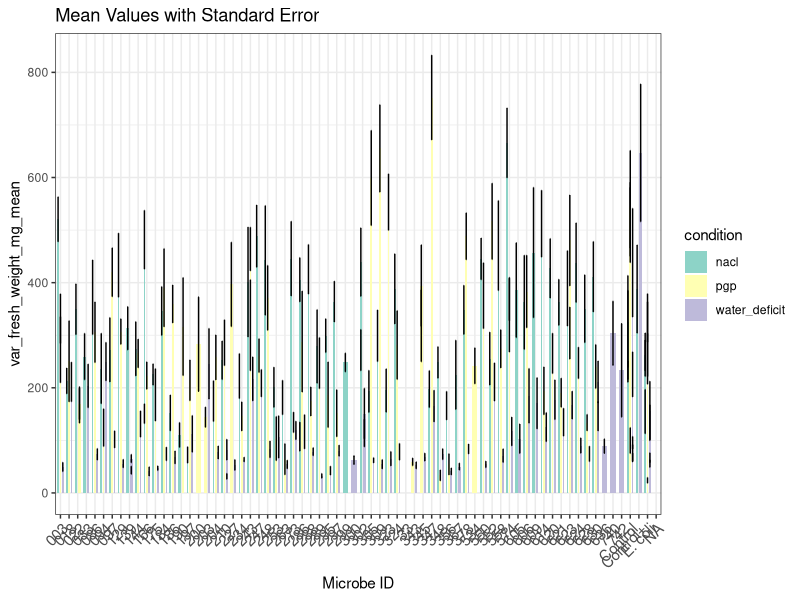
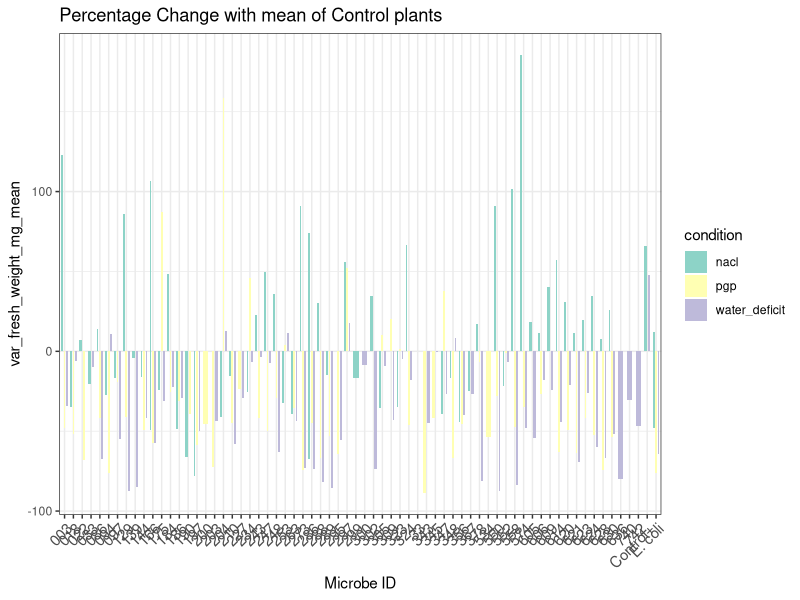
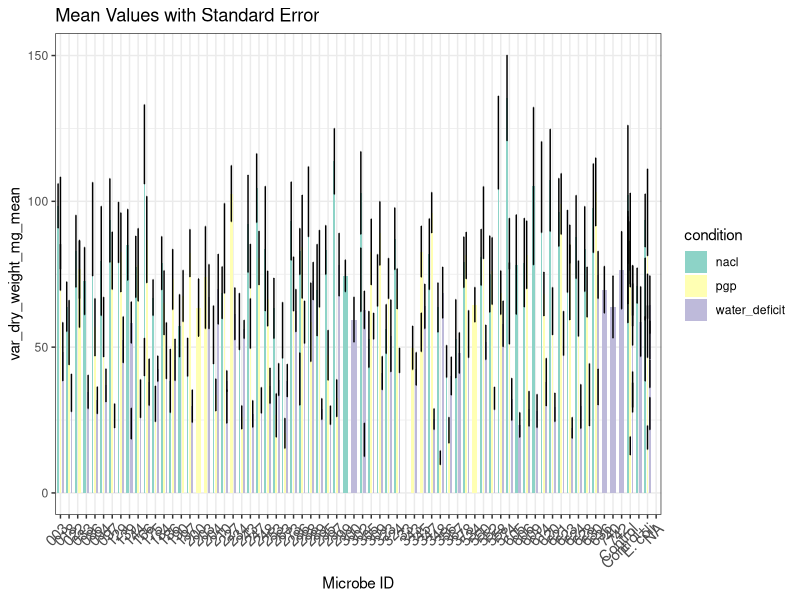
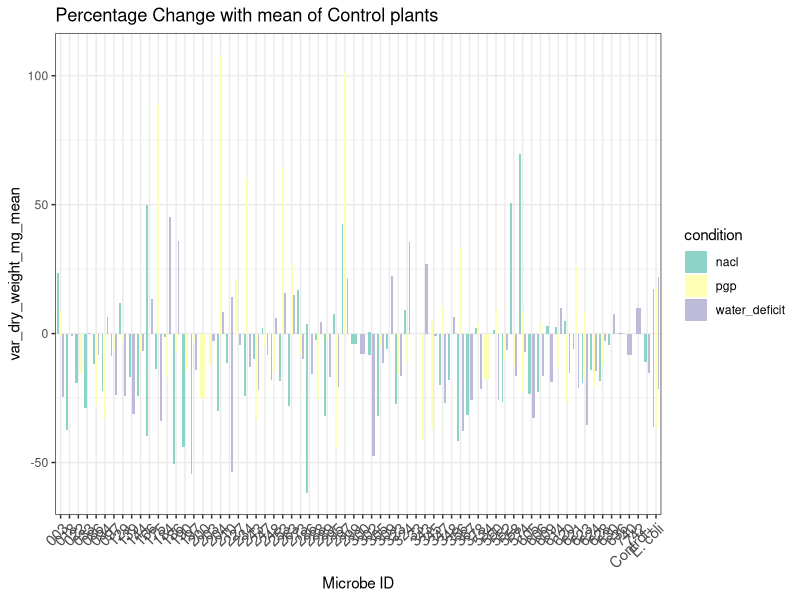
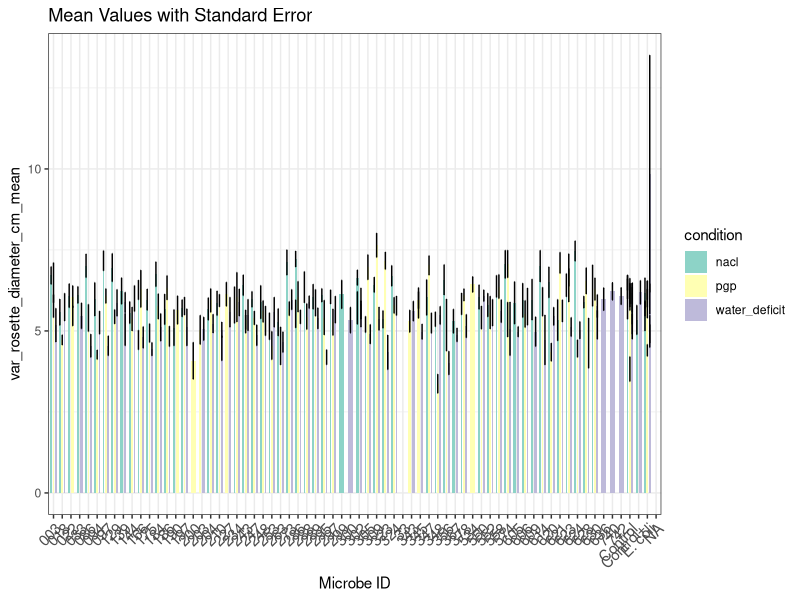
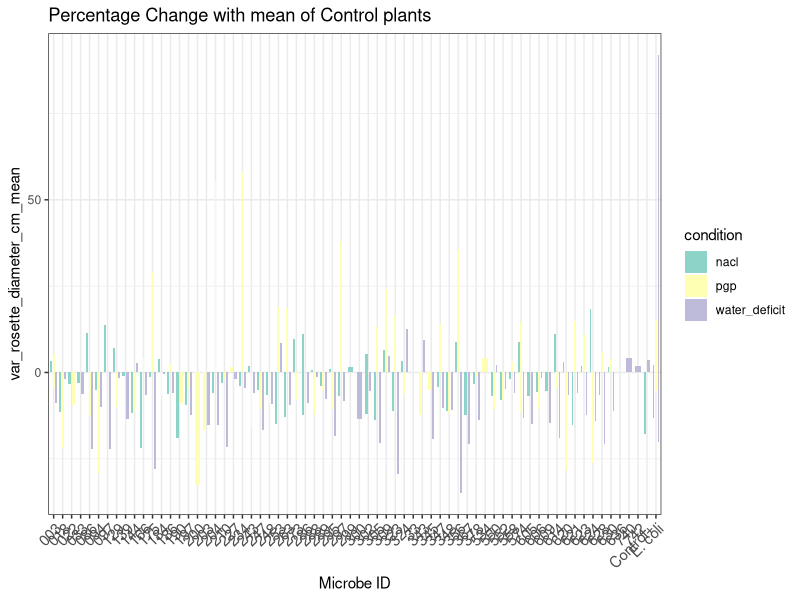
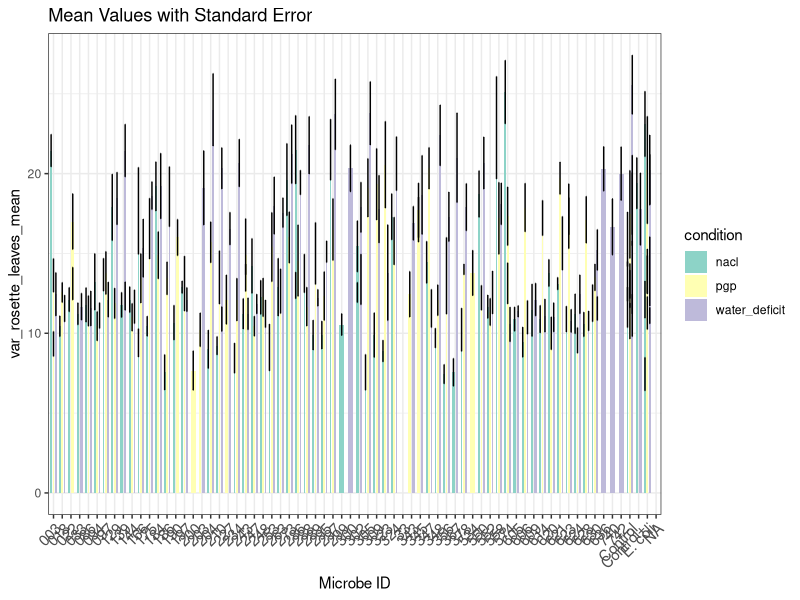
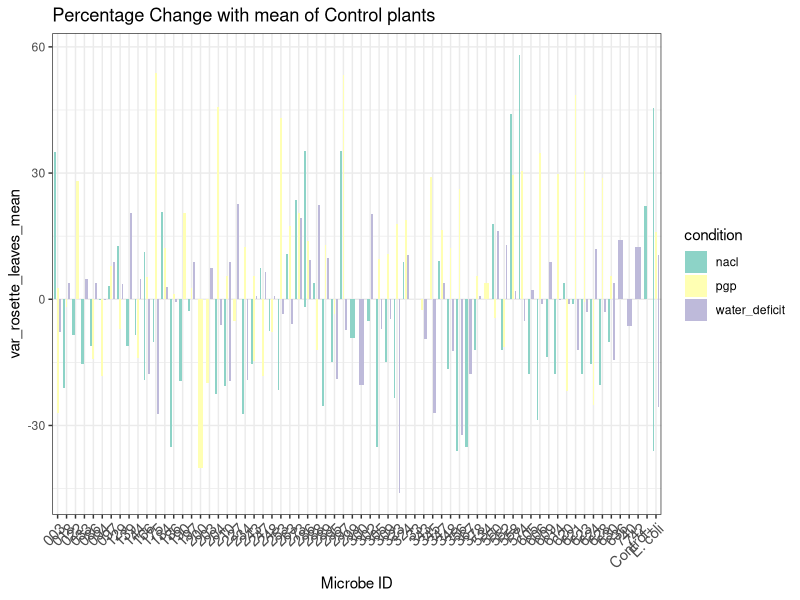

Here is the R script that generated these plots, in order: (Note: this script raises an error after producing the figures.)
#!/usr/bin/env Rscript
## Script name: biosolutions_analysis.R
##
## Purpose of script: 
## Data summary and statistics of biosolutions project experiments.
## There are 3 different plant conditions that are inoculated with 
## ~60 microbial isolates to screen their role association with 
## plant growth.
## The plant model is Arabidopsis thaliana.
##
## Author: Savvas Paragkamian
##
## Date Created: 2024-11-14
##
library(tidyverse)
library(readxl)
#library(vegan)

# load data

pgp_data <- read_delim("../data/sarrislab_biosolutions_project.xlsx - pgp_experiment.tsv",
                       na=c("","NA"),
                       delim="\t")
nacl_data <- read_delim("../data/sarrislab_biosolutions_project.xlsx - nacl_experiment.tsv",
                       na=c("","NA"),
                       delim="\t")
water_deficit_data <- read_delim("../data/sarrislab_biosolutions_project.xlsx - water_deficit_experiment.tsv",
                       na=c("","NA"),
                       delim="\t")

microbes <- read_delim("../data/sarrislab_biosolutions_project.xlsx - microbes.tsv", delim="\t")

plant_batches <- read_delim("../data/sarrislab_biosolutions_project.xlsx - plant_batches.tsv", delim="\t")


# microbe ids from the first report
ids <- c("378", "295", "247", "620", "614", "253", "305", "323", "345", "094", 
         "248", "630", "175", "204", "297", "234", "003", "018", "022", "033", 
         "086", "097", "129", "139", "144", "166", "184", "186", "190", "197", 
         "200", "203", "210", "227", "243", "263", "273", "288", "289", "309", 
         "324", "343", "347", "348", "356", "550", "552", "558", "574", "605", 
         "606", "609", "621", "623", "624", "628", "740", "742", "1020", "1060")

## Combine all data from experiments
all_experiments <- bind_rows(pgp_data,nacl_data,water_deficit_data)
all_experiments$microbe_id <- gsub('"', '', all_experiments$microbe_id)

print(unique(all_experiments$condition))

microbes_conditions_summary <- all_experiments |>
    distinct(microbe_id,condition) |> 
    group_by(microbe_id) |> 
    summarise(n_conditions=n(),
              conditions_tested=str_c(condition, collapse = ","))

# there are some microbes that have been tested twice 
# in the same condition
microbes_batches_summary <- all_experiments |>
    distinct(microbe_id,condition, batch_id) |> 
    group_by(microbe_id,condition) |> 
    summarise(n_batches=n(), .groups="keep") 

## microbes summary and next steps
# ids from report not in experiments data
ids[!(ids %in% unique(all_experiments$microbe_id))] 

# microbes from the updated list of microbes not in ids from report
microbes_not_in_biosolutions <- microbes[!(microbes$microbe_id %in% ids),]


## Normalisation
## how to compare with the control values?

### calculate mean and sd error values
all_experiments_stats <- all_experiments |>
    group_by(microbe_id,batch_id,condition) |>
    summarise(across(
                     starts_with("var"),
                     list(mean = ~mean(.,na.rm=T),
                          #sd = ~sd(.),
                          sderr = ~sd(.,na.rm=T) / sqrt(n())),
                     .names = "{.col}_{.fn}"),
              var_n_plants=n(),
              .groups="keep") |>
    ungroup()


### transform to long format
all_experiments_stats_l <- all_experiments_stats |>
    pivot_longer(cols = starts_with("var"),
    names_to = "variable",
    values_to = "value")


## only controls all data
controls_all <- all_experiments |>
    filter(microbe_id %in% c("Control", "E. coli")) |>
    mutate(controls = paste(microbe_id,batch_id, sep="_"))# ,"E. coli" 

# Data

all_experiments_mean_l <- all_experiments_stats |>
    dplyr::select(microbe_id,
                  batch_id,
                  condition,
                  contains("mean")) |>
    pivot_longer(
        cols = contains("mean"),  # Select columns with "mean" in their names
        names_to = "variable",    # Create a column for variable names
        values_to = "value")       # Create a column for the value


# Calculate percentage change
all_experiments_norm <- all_experiments_mean_l |>
    group_by(batch_id,variable) |>
    mutate(control_value = value[microbe_id == "Control"], #Extract control value
         percent_change = ((value - control_value) / control_value) * 100) |>
  ungroup() |>
  select(-control_value) # Optional: Remove intermediate control_value column

all_experiments_norm_no_control <- all_experiments_norm |>
    select(-value) %>%  # Remove the original value column
    pivot_wider(
                names_from = variable,
                values_from = percent_change
                ) |>
    filter(microbe_id!="Control")


## Figures
#
### for all variables across contitions
vars <- unique(all_experiments_stats_l$variable)
vars_mean <- vars[grep("mean",vars)]
vars_err <- vars[grep("sderr",vars)]

for (i in seq_along(vars_mean)){
    print(i)

    fig_bar_all <- ggplot(all_experiments_stats,
                      aes(x = microbe_id,
                          y = !!sym(vars_mean[i]),
                          fill = condition)) + 
                geom_col(width = 0.6,
                         position = position_dodge(width = 0.82)) +
                geom_errorbar(aes(ymin = !!sym(vars_mean[i]) - !!sym(vars_err[i]),
                                  ymax = !!sym(vars_mean[i]) + !!sym(vars_err[i])),
                              position = position_dodge(width = 0.82),
                              width = 0.1) +  # Error bars
                labs(
                     title = "Mean Values with Standard Error",
                     x = "Microbe ID",
                     y = vars_mean[i]) +
                theme_bw() +
                scale_fill_brewer(palette = "Set3") +
                theme(
                      axis.text.x = element_text(angle = 45,
                                                 hjust = 1,
                                                 size = 11)
                )
    
    ggsave(paste0("../figures/plant_growth_promotion_mean_",vars_mean[i],".png"),
           plot=fig_bar_all, 
           height = 20, 
           width = 50,
           dpi = 300, 
           units="cm",
           device="png")

## percent change

    fig_percent_c <- ggplot(all_experiments_norm_no_control,
                      aes(x = microbe_id,
                          y = !!sym(vars_mean[i]),
                          fill = condition)) + 
                geom_col(width = 0.6,
                         position = position_dodge(width = 0.82)) +
                labs(
                     title = "Percentage Change with mean of Control plants",
                     x = "Microbe ID",
                     y = vars_mean[i]) +
                theme_bw() +
                scale_fill_brewer(palette = "Set3") +
                theme(
                      axis.text.x = element_text(angle = 45,
                                                 hjust = 1,
                                                 size = 11)
                )
    
    ggsave(paste0("../figures/plant_growth_promotion_percent_change_",
                  vars_mean[i],
                  ".png"),
           plot=fig_percent_c, 
           height = 20, 
           width = 50,
           dpi = 300, 
           units="cm",
           device="png")
    
}


### for each batch and each variable

batches <- unique(all_experiments_stats$batch_id)
vars_a <- colnames(all_experiments)[grepl("var", colnames(all_experiments))]

for (b in seq_along(batches)) {

    batch_data <- all_experiments_stats |>
        filter(batch_id==batches[b])

    condition <- unique(batch_data$condition)
    print(batches[b])
    print(condition)
    print("bar plot")
    # bar plot

    for (i in seq_along(vars_mean)){
        print(i)
    
        fig_bar <- ggplot(batch_data,
                          aes(x = microbe_id,
                              y = !!sym(vars_mean[i]))) + 
                    geom_col(width = 0.6,
                             position = "identity")+
                    #position_dodge(width = 0.82)) +
                    geom_errorbar(aes(ymin = !!sym(vars_mean[i]) - !!sym(vars_err[i]),
                                      ymax = !!sym(vars_mean[i]) + !!sym(vars_err[i])),
                                  #position = position_dodge(width = 0.82),
                                  width = 0.1) +  # Error bars
                    labs(
                         title = paste0(condition," batch = ",batches[b]),
                         x = "Microbe ID",
                         y = vars_mean[i]) +
                    theme_bw() +
                    scale_fill_brewer(palette = "Set3") +
                    theme(
                          axis.text.x = element_text(angle = 45,
                                                     hjust = 1,
                                                     size = 11)
                    )
        
        ggsave(paste0("../figures/","batch_",
                      batches[b],
                      "_",condition,"_",
                      vars_mean[i],"_bar.png"),
               plot=fig_bar, 
               height = 20, 
               width = 50,
               dpi = 300, 
               units="cm",
               device="png")
    }
        
    print("box plot")
    # box plot
    batch_data_a <- all_experiments |>
        filter(batch_id==batches[b])


    for (i in seq_along(vars_a)){
        print(i)
    
        fig_bar <- ggplot(batch_data_a,
                          aes(x = microbe_id,
                              y = !!sym(vars_a[i]))) + 
                    geom_boxplot(width = 0.6,
                             position = "identity")+
                    geom_point(
                             position = "identity")+
                    #position_dodge(width = 0.82)) +
                    labs(
                         title = paste0(condition," batch = ",batches[b]),
                         x = "Microbe ID",
                         y = vars_a[i]) +
                    theme_bw() +
                    scale_fill_brewer(palette = "Set3") +
                    theme(
                          axis.text.x = element_text(angle = 45,
                                                     hjust = 1,
                                                     size = 11)
                    )
        
        ggsave(paste0("../figures/","batch_",
                      batches[b],
                      "_",condition,"_",
                      vars_a[i],"_boxplot.png"),
               plot=fig_bar, 
               height = 20, 
               width = 50,
               dpi = 300, 
               units="cm",
               device="png")

    }
}

conditions <- unique(all_experiments$condition)

controls_all_l <- controls_all |>
    pivot_longer(cols = starts_with("var"),
                 names_to = "variable",
                 values_to = "value")

for (i in seq_along(conditions)) {


    controls_all_c <- controls_all_l |>
        filter(condition==conditions[i]) 

    fig_controls <- ggplot(controls_all_c,
                      aes(x = controls,
                          y = value)) + 
                geom_boxplot(width = 0.6,
                         position = "identity")+
                geom_point(
                         position = "identity")+
                #position_dodge(width = 0.82) +
                labs(
                     x = "Microbe ID",
                     y = "value") +
                theme_bw() +
                scale_fill_brewer(palette = "Set3") +
                theme(
                      axis.text.x = element_text(angle = 45,
                                                 hjust = 1,
                                                 size = 11)
                )+
                facet_wrap(~variable, ncol=1, nrow=9,scales="free" )
    
    ggsave(paste0("../figures/","batch_controls_",conditions[i],"_boxplot.png"),
           plot=fig_controls, 
           height = 90, 
           width = 15,
           dpi = 300, 
           units="cm",
           device="png")

}

## plant batches
##

batch_condition <- plant_batches |>
    filter(action=="condition") |>
    dplyr::select(batch_id,value) |>
    rename("condition"="value")

batch_microbes <- all_experiments |> 
    distinct(batch_id, microbe_id) |>
    filter(!(microbe_id %in% c("Control", "E. coli"))) |>
    group_by(batch_id) |>
    summarise(microbes=n(),
              microbes_id=str_c(microbe_id, collapse = ","))


plant_batches_w <- plant_batches |> 
    filter(!is.na(date)) |>
    pivot_wider(id_cols=batch_id,
                names_from=action,
                values_from=date) 

batch_steps <- data.frame(action=c("plant_seeds","inoculation","wet_mass_measurement"),
                         steps=c("plant_growth","inoculation","measurements"))

plant_batches_l <- plant_batches |>
    filter(!is.na(date)) |>
    dplyr::select(-c(value,Comments)) |>
    group_by(batch_id) |>
    mutate(date_end=if_else(is.na(lead(date)), date, lead(date))) |>
    left_join(batch_steps) |>
    left_join(batch_condition) |>
    left_join(batch_microbes) |>
    ungroup() |>
    mutate(duration=date_end-date) |>
    filter(duration>0) |>
    mutate(midpoint = date + (date_end - date) / 2) |>
    mutate(endpoint = if_else(steps=="measurements",date_end + 3,NA)) 

write_delim(plant_batches_l,"../results/plant_batches_results.tsv",delim="\t")


batch_plot <- ggplot(data=plant_batches_l)+
    geom_segment(
             mapping=aes(y=as.factor(batch_id),
                         x=date,
                         xend=date_end,
                         color=steps),
                         linewidth= 10
             )+
    geom_text(aes(x = midpoint,
                  y=as.factor(batch_id),
                  label = duration),
              color = "black") +
    geom_text(aes(x = endpoint,
                  y=as.factor(batch_id),
                  label = paste0(condition,"\nmicrobes=",microbes,sep="")),
              hjust=0,
              size=3,
              color = "black") +
    scale_color_manual(values=c("plant_growth"="forestgreen",
                                "inoculation"="goldenrod1",
                                "measurements"="lightskyblue")) +
    scale_x_date(
        date_breaks = "1 month",                # Breaks every month
        date_labels = "%m, %Y",
        limits=as.Date(c("2023-09-01","2025-02-01"))
        ) +
    labs(
        title = "Gantt Chart of in planta experiments",
        x = "Date",
        y = "Batches",
        color="Step",
        ) +
    theme_bw() +
    theme(
          legend.position = "inside",
          legend.position.inside=c(0.08,0.78),
          panel.grid.minor = element_blank()
    )

ggsave("../figures/batch_dates_barplot.png",
       plot=batch_plot, 
       height =15, 
       width = 30,
       dpi = 300, 
       units="cm",
       device="png")


## Statistics



